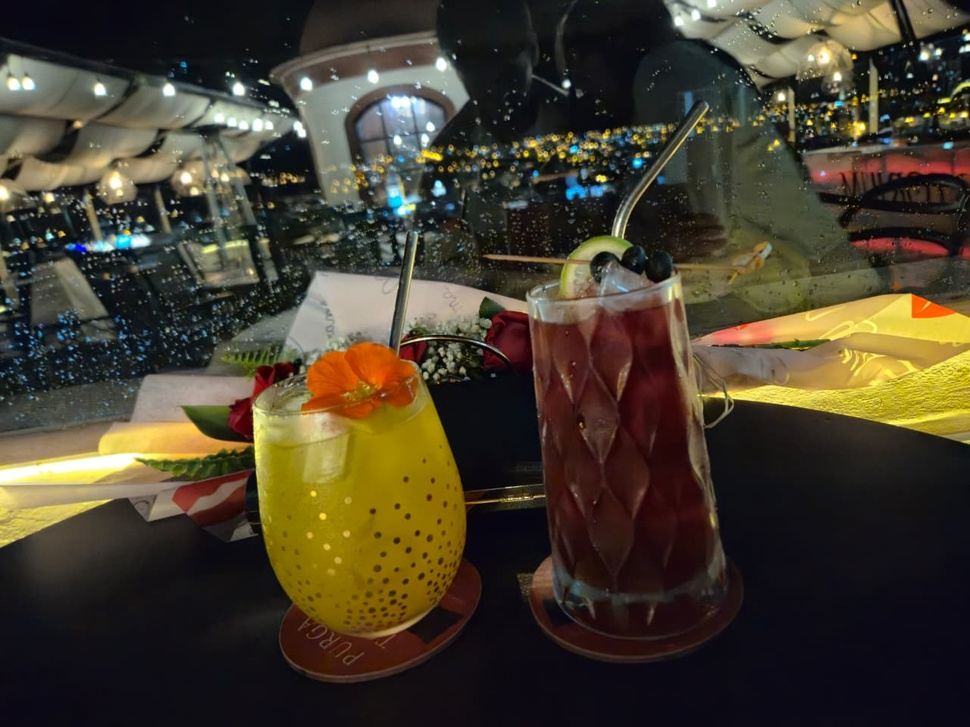
#> input picture 2-eva-1-cla/conectividad-regiones-fronteras/colores.jpeg, 970 x 727 px, shrunk from 1280 x 960 before the run
$ jupyter execute conectividad.ipynb
#> lines starting #> are read from the running program, lines starting #| are printed output that depends on the picture; after the words box and inside, x2 and y2 are one past the last pixel; in counts of white or black regions, pixels touching at a corner belong together
Regiones y fronteras

[cell 1]
import cv2
import numpy as np
import matplotlib.pyplot as plt

img= cv2.imread('colores.jpeg')
#> img is the input picture: shape (727, 970, 3); mean B, G, R 45.4, 61.9, 69.9
#cv2.imshow('colores',img)
gray = cv2.cvtColor(img, cv2.COLOR_BGR2GRAY)
# combinamos tecnicas
blur = cv2.GaussianBlur(gray, (7, 7), 0)
_, binary = cv2.threshold(blur, 0, 255, cv2.THRESH_BINARY_INV + cv2.THRESH_OTSU)
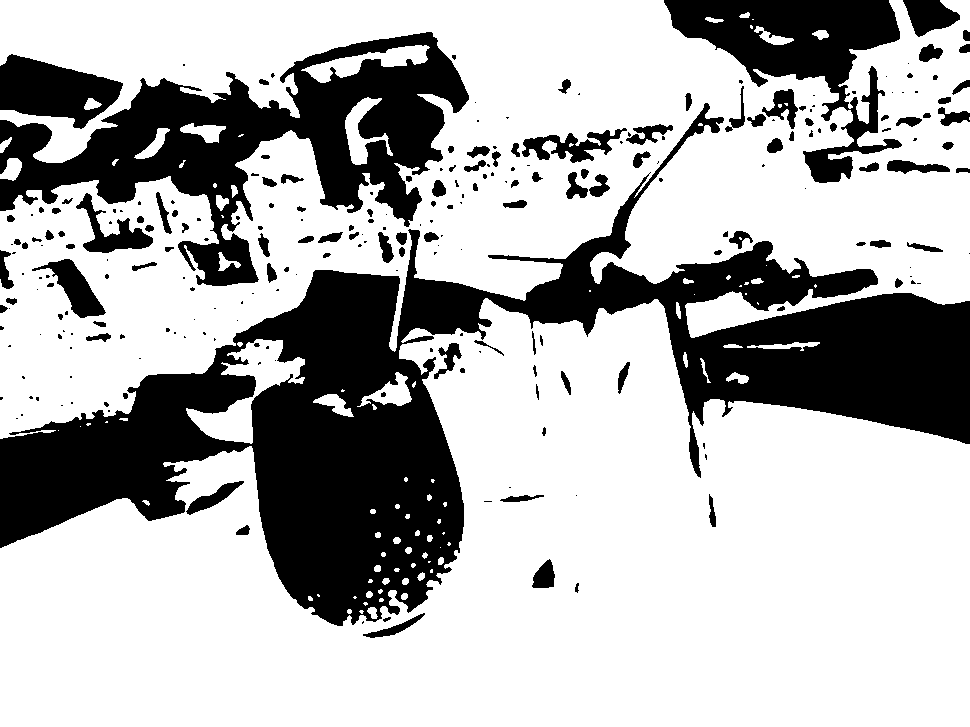
#> binary: shape (727, 970); 70% white; 252 black regions (128 under 20 px)
# Encontrar regiones
num_labels, label= cv2.connectedComponents(binary)
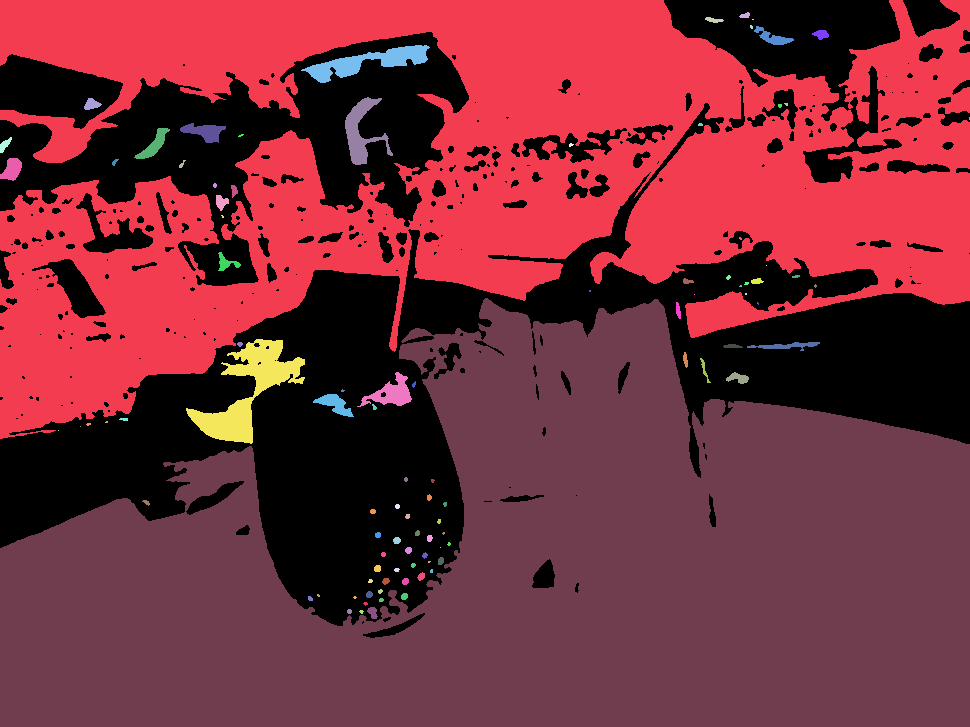
#> label: shape (727, 970) int32; 100 distinct labels, from 0 to 99; one colour per label, 0 black
#> num_labels = 100
# identificar por colores
color=np.random.randint(0,255,size=(num_labels,3),dtype=np.uint8)
#> color = 100 rows, first 8: [172, 10, 127], [140, 47, 170], [196, 151, 117], [166, 22, 183], [192, 204, 33], [216, 67, 179], [78, 154, 251], [82, 162, 219]
# fondo negro
color[0]=[0,0,0]
# vamos a colorear
colorear=color[label]
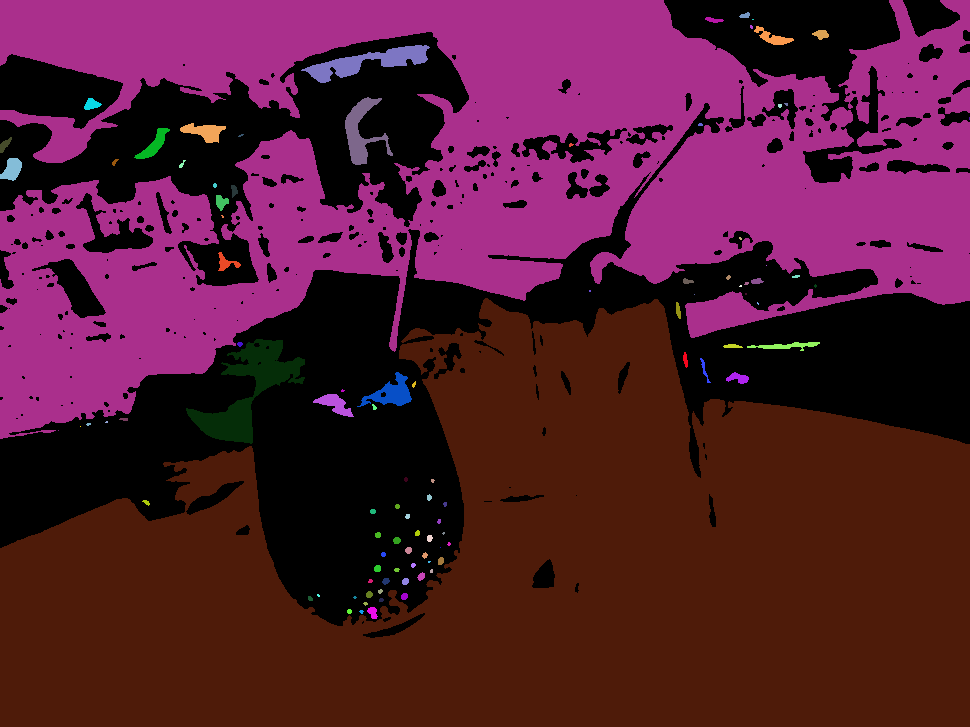
#> colorear: shape (727, 970, 3); mean of channels 0, 1, 2 48, 26.3, 82.9; drawn as B, G, R

#encontrar las fronteras
contornos, _ = cv2.findContours(binary, cv2.RETR_EXTERNAL, cv2.CHAIN_APPROX_SIMPLE)
#> contornos = 95 contours, 56 with area under 20; largest, box (x1, y1, x2, y2) and area: (0, 298, 970, 727) 266310, (0, 0, 970, 439) 225476, (186, 339, 305, 444) 3986, (301, 45, 430, 83) 1662, (345, 97, 393, 165) 1110
contorno_fin=cv2.drawContours(np.zeros_like(gray), contornos,-1,255,2)
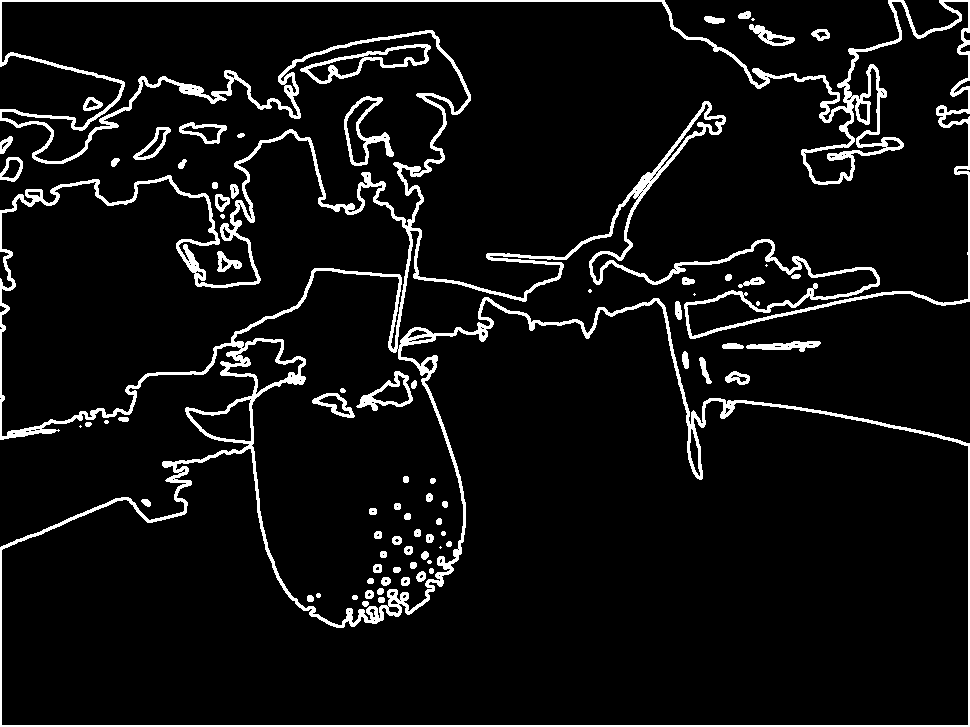
#> contorno_fin: shape (727, 970); 6.9% white; 78 white regions (10 under 20 px), largest, box (x1, y1, x2, y2) and area: (0, 0, 970, 727) 39682, (300, 44, 431, 84) 1100, (344, 96, 394, 166) 867

plt.figure(figsize=(15,5))
plt.subplot(131)
plt.imshow(cv2.cvtColor(img,cv2.COLOR_BGR2RGB))
plt.subplot(132)
plt.imshow(colorear)
plt.subplot(133)
plt.imshow(contorno_fin,cmap='gray')
plt.show()
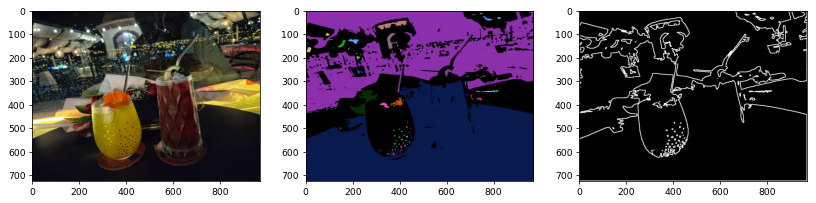
#> figure drawn by matplotlib, 3 panels

Conteo

[cell 2]
import cv2
import numpy as np
import matplotlib.pyplot as plt
from skimage import measure

def contar_elementos(imagen):
    # Convertir a escala de grises
    gray = cv2.cvtColor(imagen, cv2.COLOR_BGR2GRAY)

    # Aplicar umbral para binarizar la imagen
    _, binary = cv2.threshold(gray, 150, 255, cv2.THRESH_BINARY_INV )
#> binary: shape (727, 970); 89.9% white; 595 black regions (472 under 20 px), largest, box (x1, y1, x2, y2) and area: (0, 379, 241, 547) 14092, (727, 345, 970, 427) 9366, (700, 294, 970, 362) 8501

    # Etiquetar las regiones conectadas
    etiquetas = measure.label(binary, connectivity=2) # cuando se trabaja con dos dimensiones, connectivity=2 considera las conexiones diagonales
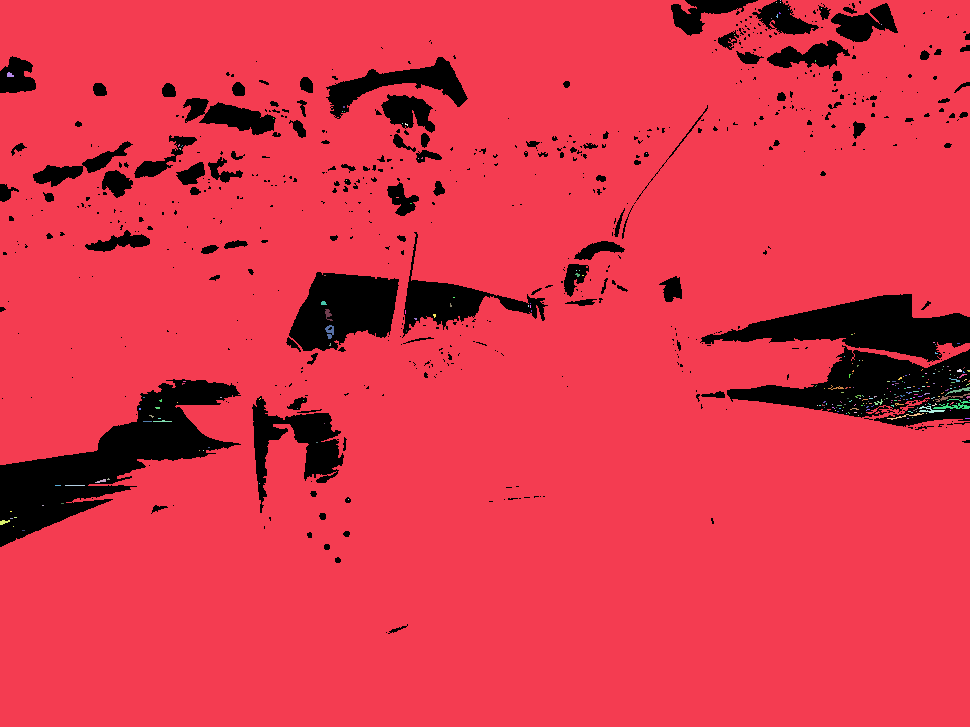
#> etiquetas: shape (727, 970) int64; 247 distinct labels, from 0 to 246; one colour per label, 0 black
    #si trabajamos con 1 dimensión, connectivity=1 considera solo las conexiones horizontales y verticales.

    # Contar el número de elementos (regiones etiquetadas)
    num_elementos = np.max(etiquetas)
#> num_elementos = 246

    return num_elementos

# Cargar la imagen
imagen = cv2.imread('colores.jpeg')
# Contar los elementos en la imagen
conteo=contar_elementos(imagen)
#> conteo = 246
num_elementos = contar_elementos(imagen)
#> num_elementos = 246
print(f'Número de elementos en la imagen: {num_elementos}')
#| Número de elementos en la imagen: 246

plt.imshow(cv2.cvtColor(imagen, cv2.COLOR_BGR2RGB))
plt.title(f'Número de elementos: {num_elementos}')
plt.show()

Union actividad  regiones fronteras y conteo

[cell 3]
import cv2
import numpy as np
import matplotlib.pyplot as plt
from skimage import measure

img = cv2.imread("colores.jpeg")

gray = cv2.cvtColor(img, cv2.COLOR_BGR2GRAY)
blur = cv2.GaussianBlur(gray, (7, 7), 0)

# binary
_, binary = cv2.threshold(blur, 0, 255, cv2.THRESH_BINARY_INV + cv2.THRESH_OTSU)

# Regiones conectadas
num_labels, labels = cv2.connectedComponents(binary)

# Colorear regiones
color = np.random.randint(0, 255, size=(num_labels, 3), dtype=np.uint8)
#> color = 100 rows, first 8: [79, 121, 153], [241, 132, 177], [16, 231, 105], [198, 139, 174], [42, 236, 47], [115, 186, 181], [8, 92, 31], [186, 241, 156]
color[0] = [0, 0, 0]
colorear = color[labels]
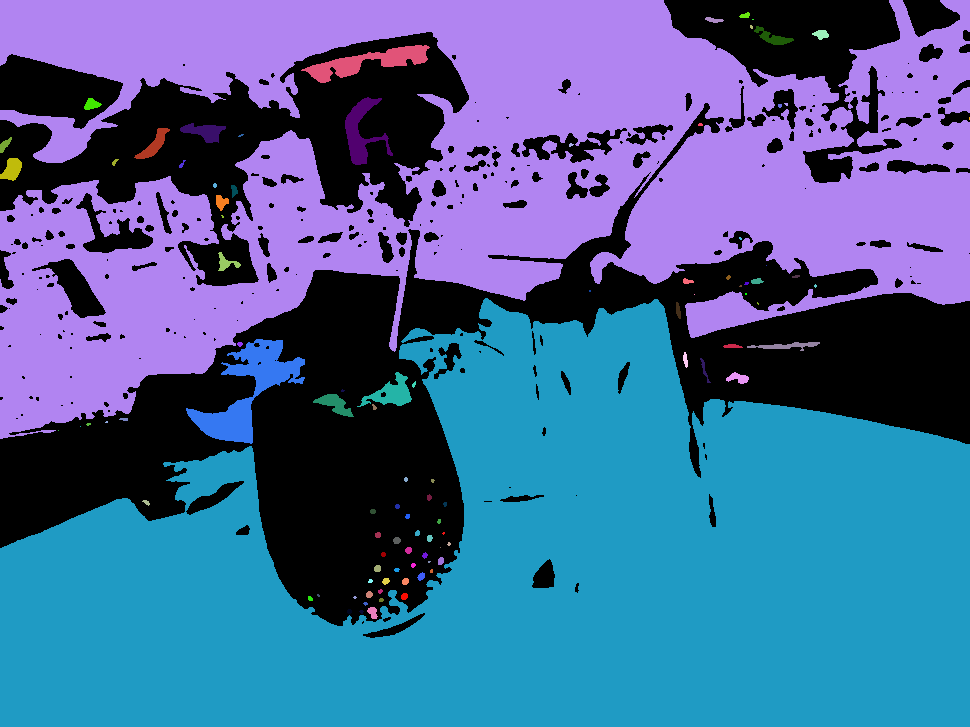
#> colorear: shape (727, 970, 3); mean of channels 0, 1, 2 150.2, 100.6, 67.7; drawn as B, G, R

# Contar elementos
etiquetas = measure.label(binary, connectivity=2)
#> etiquetas: shape (727, 970) int64; 100 distinct labels, from 0 to 99
num_elementos = np.max(etiquetas)
#> num_elementos = 99

# Encontrar fronteras
contornos, _ = cv2.findContours(binary, cv2.RETR_EXTERNAL, cv2.CHAIN_APPROX_SIMPLE)
contorno_fin = cv2.drawContours(np.zeros_like(gray), contornos, -1, 255, 2)

# Mostrar resultados
plt.figure(figsize=(15, 5))

plt.subplot(1, 4, 1)
plt.imshow(cv2.cvtColor(img, cv2.COLOR_BGR2RGB))
plt.title(f"Original\nElementos: {num_elementos}")
plt.axis("off")

plt.subplot(1, 4, 2)
plt.imshow(binary, cmap="gray")
plt.title("Binaria")
plt.axis("off")

plt.subplot(1, 4, 3)
plt.imshow(colorear)
plt.title(f"Regiones: {num_labels - 1}")
plt.axis("off")

plt.subplot(1, 4, 4)
plt.imshow(contorno_fin, cmap="gray")
plt.title(f"Fronteras: {len(contornos)}")
plt.axis("off")

plt.tight_layout()
plt.show()

print(f"Número de elementos en la imagen: {num_elementos}")
#| Número de elementos en la imagen: 99
